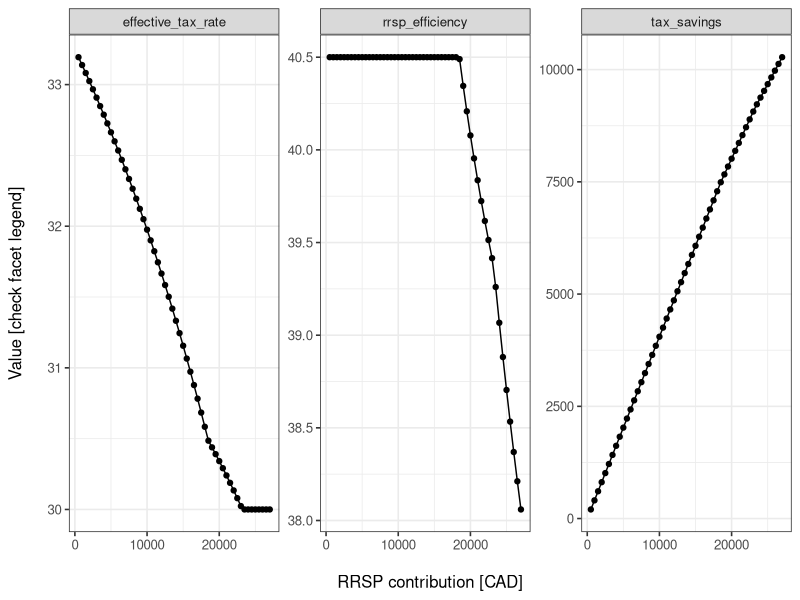

Source code (R):
library(tidyverse)
library(ggplot2)
theme_set(theme_bw(12))

#### FILL IN DATA HERE ####
TAXABLE_INCOME <- 67000
MAX_RRSP_ROOM <- 27000

# Change these accordingly (year, province, etc).
# prov_brackets uses QC values in this example.
# Current year data: 2020
federal_brackets <- data.frame(threshold = c(0, 48535, 97069, 150473, 214638),
                               rate = c(0.15, 0.205, 0.26, 0.29, 0.33))

prov_brackets <- data.frame(threshold = c(0, 43790, 87575, 106555),
                            rate = c(0.15, 0.20, 0.24, 0.2575))
#### END FILL DATA ####

#### FUNCTION DEFINITIONS ####
compute_tax_paid <- function(amount, brackets) {
    nrows <- nrow(brackets)
    brackets$next_bracket <- c(brackets$threshold[2:nrows], Inf)
    brackets$applicable <- ifelse(amount > brackets$next_bracket,
                                  brackets$next_bracket - brackets$threshold,
                                  amount - brackets$threshold)
    brackets$tax <- brackets$applicable * brackets$rate
    return(sum(brackets$tax[brackets$tax > 0]))
}

compute_effective_tax_rate <- function(amount, federal_brackets, prov_brackets) {
    total_tax <- compute_tax_paid(amount, federal_brackets) + 
        compute_tax_paid(amount, prov_brackets)
    return(100 * total_tax / amount)
}

#### END FUNCTION DEFINITIONS ####

#### MAIN ####
total_tax_paid <- compute_tax_paid(TAXABLE_INCOME, federal_brackets) + 
    compute_tax_paid(TAXABLE_INCOME, prov_brackets)
effective_tax_rate_paid <- compute_effective_tax_rate(TAXABLE_INCOME, 
                                                      federal_brackets, 
                                                      prov_brackets)
print(sprintf("Total tax paid: %.2f", total_tax_paid))
print(sprintf("Effective tax rate: %.2f %%", effective_tax_rate_paid))

# What's the optimal RRSP contribution?
rrsp_vector <- seq(500, MAX_RRSP_ROOM, 500)
res <- data.frame(rrsp_contribution = rrsp_vector,
                  taxable_income = TAXABLE_INCOME - rrsp_vector,
                  effective_tax_rate = sapply(rrsp_vector,
                                              function(x) compute_effective_tax_rate(
                                                  TAXABLE_INCOME - x,
                                                  federal_brackets,
                                                  prov_brackets)
                                            )
                )
                
res$tax_savings <- total_tax_paid - (res$taxable_income * res$effective_tax_rate / 100)
res$rrsp_efficiency <- 100 * res$tax_savings / res$rrsp_contribution

# Plot
plt1 <- ggplot(res %>% 
                   select(-taxable_income) %>% 
                   gather(key, value, -rrsp_contribution),
       aes(x = rrsp_contribution, y = value)) +
    geom_line() + geom_point() +
    facet_wrap(~ key, scale = "free_y") +
    xlab("\nRRSP contribution [CAD]") + ylab("Value [check facet legend]\n")
plot(plt1)
